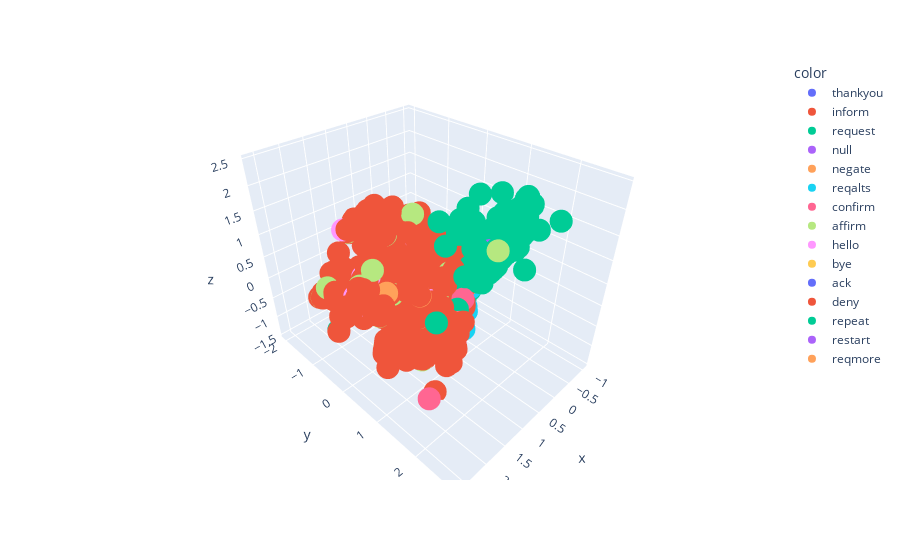

Notebook code cell kept with this figure:
### Code cell
count_vectorizer = CountVectorizer()
x_train_count = count_vectorizer.fit_transform(x_train_deduped)

pca = PCA(n_components=3)
x_train_pca = pca.fit_transform(x_train_count.toarray())

fig = px.scatter_3d(x=x_train_pca[:,0], y=x_train_pca[:,1], z=x_train_pca[:,2], color=y_train_deduped)

fig.show()
